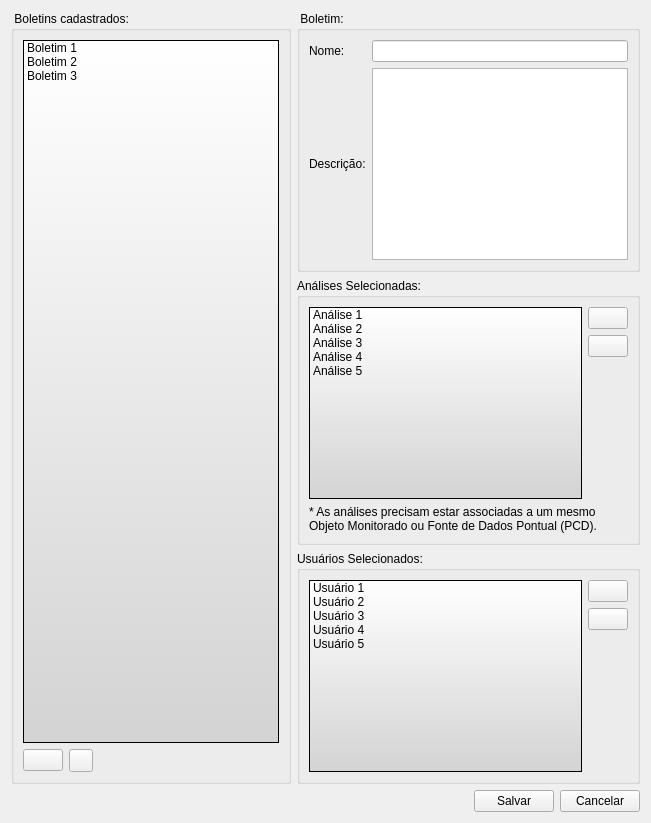
      <widget class="QWidget" name="BulletinsTab">
       <attribute name="title">
        <string>Boletim</string>
       </attribute>
       <layout class="QGridLayout">
        <item row="0" column="0" rowspan="3">
         <widget class="QGroupBox" name="groupBox_27">
          <property name="title">
           <string> Boletins cadastrados: </string>
          </property>
          <layout class="QGridLayout" name="gridLayout_64">
           <item row="0" column="0">
            <widget class="QListWidget" name="BulletinListWidget">
             <property name="minimumSize">
              <size>
               <width>180</width>
               <height>0</height>
              </size>
             </property>
             <property name="styleSheet">
              <string>background: qlineargradient(x1: 0, y1: 0, x2: 0, y2: 1, stop: 0 white, stop: 1 lightgray);</string>
             </property>
             <item>
              <property name="text">
               <string>Boletim 1</string>
              </property>
              <property name="icon">
               <iconset>
                <normaloff>:/data/icons/boletim.png</normaloff>:/data/icons/boletim.png</iconset>
              </property>
             </item>
             <item>
              <property name="text">
               <string>Boletim 2</string>
              </property>
              <property name="icon">
               <iconset>
                <normaloff>:/data/icons/boletim.png</normaloff>:/data/icons/boletim.png</iconset>
              </property>
             </item>
             <item>
              <property name="text">
               <string>Boletim 3</string>
              </property>
              <property name="icon">
               <iconset>
                <normaloff>:/data/icons/boletim.png</normaloff>:/data/icons/boletim.png</iconset>
              </property>
             </item>
            </widget>
           </item>
           <item row="1" column="0">
            <layout class="QGridLayout" name="gridLayout_65">
             <item row="0" column="0">
              <widget class="QPushButton" name="BulletinAddBulletinBtn">
               <property name="toolTip">
                <string>&lt;html&gt;&lt;head/&gt;&lt;body&gt;&lt;p&gt;Adiciona novo boletim&lt;/p&gt;&lt;/body&gt;&lt;/html&gt;</string>
               </property>
               <property name="text">
                <string/>
               </property>
               <property name="icon">
                <iconset theme="add-bulletin">
                 <normaloff/>
                </iconset>
               </property>
              </widget>
             </item>
             <item row="0" column="1">
              <widget class="QToolButton" name="BulletinRemoveBulletinBtn">
               <property name="toolTip">
                <string>&lt;html&gt;&lt;head/&gt;&lt;body&gt;&lt;p&gt;Remove o boletim selecionado&lt;/p&gt;&lt;/body&gt;&lt;/html&gt;</string>
               </property>
               <property name="text">
                <string/>
               </property>
               <property name="icon">
                <iconset theme="remove-bulletin">
                 <normaloff/>
                </iconset>
               </property>
              </widget>
             </item>
             <item row="0" column="2">
              <spacer>
               <property name="orientation">
                <enum>Qt::Horizontal</enum>
               </property>
               <property name="sizeHint" stdset="0">
                <size>
                 <width>40</width>
                 <height>20</height>
                </size>
               </property>
              </spacer>
             </item>
            </layout>
           </item>
          </layout>
         </widget>
        </item>
        <item row="0" column="1">
         <widget class="QGroupBox" name="groupBox_35">
          <property name="title">
           <string> Boletim: </string>
          </property>
          <layout class="QGridLayout">
           <item row="0" column="0">
            <widget class="QLabel" name="label_139">
             <property name="text">
              <string>Nome:</string>
             </property>
            </widget>
           </item>
           <item row="0" column="1">
            <widget class="QLineEdit" name="BulletinFullName"/>
           </item>
           <item row="1" column="0">
            <widget class="QLabel" name="label_140">
             <property name="text">
              <string>Descrição:</string>
             </property>
            </widget>
           </item>
           <item row="1" column="1">
            <widget class="QTextEdit" name="buletinDescription"/>
           </item>
          </layout>
         </widget>
        </item>
        <item row="1" column="1">
         <widget class="QGroupBox" name="groupBox_28">
          <property name="title">
           <string>Análises Selecionadas:</string>
          </property>
          <layout class="QGridLayout">
           <item row="0" column="1">
            <widget class="QPushButton" name="addAnalysisBulletinBtn">
             <property name="text">
              <string/>
             </property>
             <property name="icon">
              <iconset theme="add">
               <normaloff/>
              </iconset>
             </property>
            </widget>
           </item>
           <item row="1" column="1">
            <widget class="QPushButton" name="removeAnalysisBulletinBtn">
             <property name="text">
              <string/>
             </property>
             <property name="icon">
              <iconset theme="remove">
               <normaloff/>
              </iconset>
             </property>
            </widget>
           </item>
           <item row="2" column="1">
            <spacer>
             <property name="orientation">
              <enum>Qt::Vertical</enum>
             </property>
             <property name="sizeHint" stdset="0">
              <size>
               <width>20</width>
               <height>40</height>
              </size>
             </property>
            </spacer>
           </item>
           <item row="0" column="0" rowspan="3">
            <widget class="QListWidget" name="analysisBulletinListWidget">
             <property name="styleSheet">
              <string>background: qlineargradient(x1: 0, y1: 0, x2: 0, y2: 1, stop: 0 white, stop: 1 lightgray);</string>
             </property>
             <item>
              <property name="text">
               <string>Análise 1</string>
              </property>
              <property name="icon">
               <iconset>
                <normaloff>:/data/icons/add_analise_plano risco.png</normaloff>:/data/icons/add_analise_plano risco.png</iconset>
              </property>
             </item>
             <item>
              <property name="text">
               <string>Análise 2</string>
              </property>
              <property name="icon">
               <iconset>
                <normaloff>:/data/icons/add_analise_plano risco.png</normaloff>:/data/icons/add_analise_plano risco.png</iconset>
              </property>
             </item>
             <item>
              <property name="text">
               <string>Análise 3</string>
              </property>
              <property name="icon">
               <iconset>
                <normaloff>:/data/icons/add_analise_plano risco.png</normaloff>:/data/icons/add_analise_plano risco.png</iconset>
              </property>
             </item>
             <item>
              <property name="text">
               <string>Análise 4</string>
              </property>
              <property name="icon">
               <iconset>
                <normaloff>:/data/icons/add_analise_plano risco.png</normaloff>:/data/icons/add_analise_plano risco.png</iconset>
              </property>
             </item>
             <item>
              <property name="text">
               <string>Análise 5</string>
              </property>
              <property name="icon">
               <iconset>
                <normaloff>:/data/icons/add_analise_plano risco.png</normaloff>:/data/icons/add_analise_plano risco.png</iconset>
              </property>
             </item>
            </widget>
           </item>
           <item row="3" column="0" colspan="2">
            <widget class="QLabel" name="label_81">
             <property name="text">
              <string>* As análises precisam estar associadas a um mesmo Objeto Monitorado ou Fonte de Dados Pontual (PCD).</string>
             </property>
             <property name="wordWrap">
              <bool>true</bool>
             </property>
            </widget>
           </item>
          </layout>
         </widget>
        </item>
        <item row="2" column="1">
         <widget class="QGroupBox" name="groupBox_29">
          <property name="title">
           <string>Usuários Selecionados:</string>
          </property>
          <layout class="QGridLayout">
           <item row="0" column="1">
            <widget class="QPushButton" name="addUsersBulletinBtn">
             <property name="text">
              <string/>
             </property>
             <property name="icon">
              <iconset theme="add">
               <normaloff/>
              </iconset>
             </property>
            </widget>
           </item>
           <item row="1" column="1">
            <widget class="QPushButton" name="removeUsersBulletinBtn">
             <property name="text">
              <string/>
             </property>
             <property name="icon">
              <iconset theme="remove">
               <normaloff/>
              </iconset>
             </property>
            </widget>
           </item>
           <item row="2" column="1">
            <spacer>
             <property name="orientation">
              <enum>Qt::Vertical</enum>
             </property>
             <property name="sizeHint" stdset="0">
              <size>
               <width>20</width>
               <height>40</height>
              </size>
             </property>
            </spacer>
           </item>
           <item row="0" column="0" rowspan="3">
            <widget class="QListWidget" name="userBulletinListWidget">
             <property name="styleSheet">
              <string>background: qlineargradient(x1: 0, y1: 0, x2: 0, y2: 1, stop: 0 white, stop: 1 lightgray);</string>
             </property>
             <item>
              <property name="text">
               <string>Usuário 1</string>
              </property>
              <property name="icon">
               <iconset>
                <normaloff>:/data/icons/usuario.png</normaloff>:/data/icons/usuario.png</iconset>
              </property>
             </item>
             <item>
              <property name="text">
               <string>Usuário 2</string>
              </property>
              <property name="icon">
               <iconset>
                <normaloff>:/data/icons/usuario.png</normaloff>:/data/icons/usuario.png</iconset>
              </property>
             </item>
             <item>
              <property name="text">
               <string>Usuário 3</string>
              </property>
              <property name="icon">
               <iconset>
                <normaloff>:/data/icons/usuario.png</normaloff>:/data/icons/usuario.png</iconset>
              </property>
             </item>
             <item>
              <property name="text">
               <string>Usuário 4</string>
              </property>
              <property name="icon">
               <iconset>
                <normaloff>:/data/icons/usuario.png</normaloff>:/data/icons/usuario.png</iconset>
              </property>
             </item>
             <item>
              <property name="text">
               <string>Usuário 5</string>
              </property>
              <property name="icon">
               <iconset>
                <normaloff>:/data/icons/usuario.png</normaloff>:/data/icons/usuario.png</iconset>
              </property>
             </item>
            </widget>
           </item>
          </layout>
         </widget>
        </item>
        <item row="3" column="0" colspan="2">
         <layout class="QGridLayout" name="gridLayout_63">
          <item row="0" column="0">
           <spacer>
            <property name="orientation">
             <enum>Qt::Horizontal</enum>
            </property>
            <property name="sizeHint" stdset="0">
             <size>
              <width>151</width>
              <height>20</height>
             </size>
            </property>
           </spacer>
          </item>
          <item row="0" column="1">
           <widget class="QPushButton" name="BulletinSaveBtn">
            <property name="toolTip">
             <string>&lt;html&gt;&lt;head&gt;&lt;meta name=&quot;qrichtext&quot; content=&quot;1&quot; /&gt;&lt;style type=&quot;text/css&quot;&gt;
p, li { white-space: pre-wrap; }
&lt;/style&gt;&lt;/head&gt;&lt;body style=&quot; font-family:'MS Shell Dlg 2'; font-size:8.25pt; font-weight:400; font-style:normal;&quot;&gt;
&lt;p style=&quot; margin-top:0px; margin-bottom:0px; margin-left:0px; margin-right:0px; -qt-block-indent:0; text-indent:0px;&quot;&gt;Salvar alterações&lt;/p&gt;&lt;/body&gt;&lt;/html&gt;</string>
            </property>
            <property name="text">
             <string>Salvar</string>
            </property>
            <property name="icon">
             <iconset theme="confirm">
              <normaloff/>
             </iconset>
            </property>
           </widget>
          </item>
          <item row="0" column="2">
           <widget class="QPushButton" name="BulletinCancelBtn">
            <property name="toolTip">
             <string>&lt;html&gt;&lt;head&gt;&lt;meta name=&quot;qrichtext&quot; content=&quot;1&quot; /&gt;&lt;style type=&quot;text/css&quot;&gt;
p, li { white-space: pre-wrap; }
&lt;/style&gt;&lt;/head&gt;&lt;body style=&quot; font-family:'MS Shell Dlg 2'; font-size:8.25pt; font-weight:400; font-style:normal;&quot;&gt;
&lt;p style=&quot; margin-top:0px; margin-bottom:0px; margin-left:0px; margin-right:0px; -qt-block-indent:0; text-indent:0px; font-size:8pt;&quot;&gt;Cancelar alterações&lt;/p&gt;&lt;/body&gt;&lt;/html&gt;</string>
            </property>
            <property name="text">
             <string>Cancelar</string>
            </property>
            <property name="icon">
             <iconset theme="cancel">
              <normaloff/>
             </iconset>
            </property>
           </widget>
          </item>
         </layout>
        </item>
       </layout>
      </widget>
